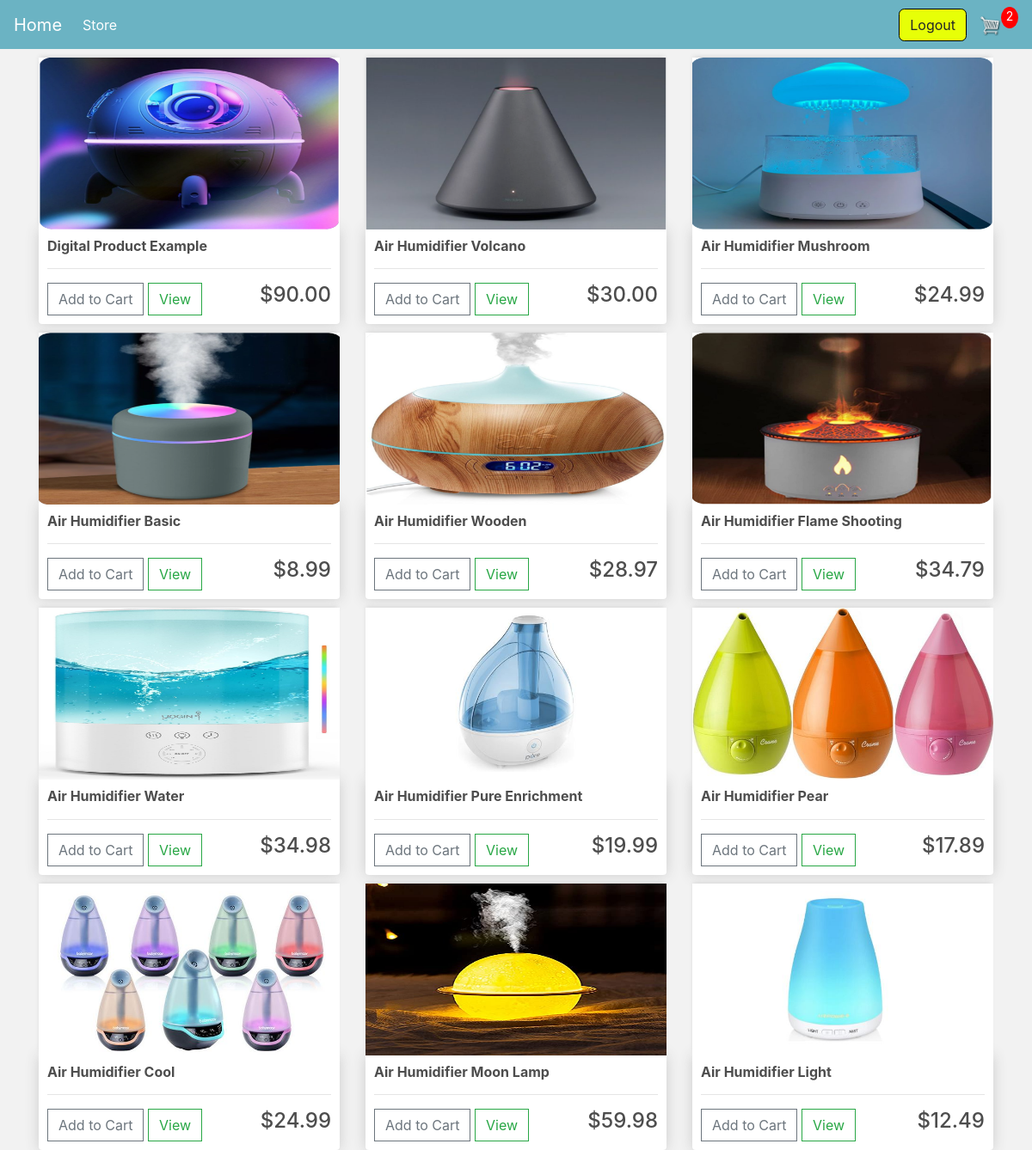
/store/ (signed in), run on the app's committed database.
### store/models.py (models this page shows, shortened)
class Order(models.Model):
    customer = models.ForeignKey(Customer, on_delete=models.SET_NULL, blank=True, null=True)
    date_ordered = models.DateTimeField(auto_now_add=True)
    complete = models.BooleanField(default=False, null = True, blank = False)
    transaction_id = models.CharField(max_length = 200, null=True)
    def get_cart_items(self):
        orderitems = self.orderitem_set.all()
        total = sum([item.quantity for item in orderitems])
        return total

class OrderItem(models.Model):
    product = models.ForeignKey(Product, on_delete=models.SET_NULL, blank=True, null=True)
    order = models.ForeignKey(Order, on_delete=models.SET_NULL, blank=True, null=True)
    quantity = models.IntegerField(default=0, null=True, blank=True)
    date_added = models.DateTimeField(auto_now_add=True)

class Product(models.Model):
    name = models.CharField(max_length=200, null=True)
    price = models.DecimalField(max_digits=8, decimal_places=2)
    digital = models.BooleanField(default=False, null = True, blank = False) # might change blank and null again
    image =  models.ImageField(null=True, blank=True)
    @property
    def imageURL(self):
        try:
            url = self.image.url
        except:
            url = ''
        return url

### store/views.py (the view)
# urls.py: path('', include ('store.urls')),
def store(request):
    data = cartData(request)
    cartItems = data['cartItems']
    products = Product.objects.all()
    context = {'products' : products, 'cartItems' : cartItems}
    return render(request, 'store/store.html', context)

### store/utils.py (called while the page is built)
def cartData(request):
    if request.user.is_authenticated :
        customer = request.user.customer
        order, created = Order.objects.get_or_create(customer=customer, complete=False)
        items = order.orderitem_set.all()
        cartItems = order.get_cart_items
    else :
        cookieData = cookieCart(request)
        cartItems = cookieData['cartItems']
        order = cookieData['order']
        items = cookieData['items']
    return {'cartItems':cartItems, 'order':order, 'items':items}

### store/templates/store/store.html
{% extends 'store/main.html' %}
{% load static %}
{% block content %}
    <div class="row">
        {% for product in products %}
        <div class="col-lg-4">
            <img class="thumbnail" src="{{product.imageURL}}">
            <div class="box-element product">
                <h6><strong>{{product.name}}</strong></h6>
                <hr>
                <button data-product="{{product.id}}" data-action="add" class="btn btn-outline-secondary add-btn update-cart">Add to Cart</button>
                {% if product.name == "Digital Product Example" %}
                    <a class="btn btn-outline-success" href="{% static '/images/space.png' %}">View</a>
                {% elif product.name == "Air Humidifier Volcano" %}
                    <a class="btn btn-outline-success" href="{% static '/images/volcano.png' %}">View</a>
                {% elif product.name == "Air Humidifier Mushroom" %}
                    <a class="btn btn-outline-success" href="{% static '/images/mushroom.png' %}">View</a>
                {% elif product.name == "Air Humidifier Basic" %}
                    <a class="btn btn-outline-success" href="{% static '/images/basic.png' %}">View</a>
                {% elif product.name == "Air Humidifier Wooden" %}
                    <a class="btn btn-outline-success" href="{% static '/images/wood.png' %}">View</a>
                {% elif product.name == "Air Humidifier Flame Shooting" %}
                    <a class="btn btn-outline-success" href="{% static '/images/flame.png' %}">View</a>
                {% elif product.name == "Air Humidifier Water" %}
                    <a class="btn btn-outline-success" href="{% static '/images/water.png' %}">View</a>
                {% elif product.name == "Air Humidifier Pure Enrichment" %}
                    <a class="btn btn-outline-success" href="{% static '/images/pure_enrichment.png' %}">View</a>
                {% elif product.name == "Air Humidifier Pear" %}
                    <a class="btn btn-outline-success" href="{% static '/images/pear.png' %}">View</a>
                {% elif product.name == "Air Humidifier Cool" %}
                    <a class="btn btn-outline-success" href="{% static '/images/cool.png' %}">View</a>
                {% elif product.name == "Air Humidifier Moon Lamp" %}
                    <a class="btn btn-outline-success" href="{% static '/images/moon_lamp.png' %}">View</a>
                {% elif product.name == "Air Humidifier Light" %}
                    <a class="btn btn-outline-success" href="{% static '/images/light.png' %}">View</a>
                {% endif %}
                <h4 style="display:inline-block;float:right;">${{product.price|floatformat:2}}</h4>
            </div>
        </div>
        {% endfor %}
    </div>
{% endblock content %}

### store/templates/store/main.html (shortened to what this page needs)
<!DOCTYPE html>
{% load static %}
<html lang="en">
<head>
	<link rel="stylesheet" href="https://stackpath.bootstrapcdn.com/bootstrap/4.4.1/css/bootstrap.min.css">
	<link rel="stylesheet" type="text/css" href="{% static 'css/main.css' %}">
</head>
<body>
    <nav class="navbar navbar-expand-lg navbar-dark bg-dark">
        <a class="navbar-brand" href="{% url 'home' %}">Home</a>
        <div class="collapse navbar-collapse" id="navbarSupportedContent">
            <ul class="navbar-nav mr-auto">
                <li class="nav-item active">
                <a class="nav-link" href="{% url 'store' %}">Store <span class="sr-only">(current)</span></a>
                </li>
            </ul>
            <div class="form-inline my-2 my-lg-0">
                {% if user.is_authenticated %}
                    <a href="{% url 'logout' %}"class="btn btn-warning animation2">Logout</a>
                {% else %}
                    <a href="{% url 'login' %}"class="btn btn-warning animation2" style="margin:0.5em">Login</a>
                    <a href="{% url 'register' %}"class="btn btn-warning animation2" style="margin:0.5em">Register</a>
                {% endif %}
                <a class="animation1" href="{% url 'cart' %}">
                    <img id="cart-icon" src="{% static 'images/cart.png' %}">
                </a>
                <p id="cart-total">{{cartItems}}</p>
            </div>
        </div>
      </nav>
    <div class="container">
        {% block content %}
        {% endblock content %}
    </div>
</body>
</html>

### static/css/main.css (style rules this page uses)
body { background-color: hsl(0, 0%, 95%); }
h1,h2,h3,h4,h5,h6 { color:hsl(0, 0%, 30%); }
.box-element { box-shadow:hsl(0, 0%, 80%) 0 0 16px; background-color: #fff; border-radius: 4px; padding: 10px; }
.thumbnail { width: 100%; height: 200px; -webkit-box-shadow: -1px -3px 5px -2px rgba(214,214,214,1); -moz-box-shadow: -1px -3px 5px -2px rgba(214,214,214,1); box-shadow: -1px -3px 5px -2px rgba(214,214,214,1); }
.product { border-radius: 0 0 4px 4px; }
.bg-dark { background-color: #6bb3c3!important; }
#cart-icon { width:25px; display: inline-block; margin-left: 15px; }
#cart-total { display: block; text-align: center; color:#fff; background-color: red; width: 20px; height: 25px; border-radius: 50%; font-size: 14px; }
.col-lg-4, .col-lg-6, .col-lg-8, .col-lg-12 { margin-top: 10px; }
.btn { border-radius: 0; }
.btn-warning { background-color: #e7ff07; border-color: #000000; border-radius: 0.4em; }
.animation1 img { transition: all 0.5s ease; }
.animation2 { transition: all 0.2s ease; }

### data on the page
Order: id.quantity "2"
Product: imageURL (picture), name "Digital Product Example", shows "View", price "90.00"
Product: imageURL (picture), name "Air Humidifier Volcano", shows "View", price "30.00"
Product: imageURL (picture), name "Air Humidifier Mushroom", shows "View", price "24.99"
Product: imageURL (picture), name "Air Humidifier Basic", shows "View", price "8.99"
Product: imageURL (picture), name "Air Humidifier Wooden", shows "View", price "28.97"
Product: imageURL (picture), name "Air Humidifier Flame Shooting", shows "View", price "34.79"
Product: imageURL (picture), name "Air Humidifier Water", shows "View", price "34.98"
Product: imageURL (picture), name "Air Humidifier Pure Enrichment", shows "View", price "19.99"
Product: imageURL (picture), name "Air Humidifier Pear", shows "View", price "17.89"
Product: imageURL (picture), name "Air Humidifier Cool", shows "View", price "24.99"
Product: imageURL (picture), name "Air Humidifier Moon Lamp", shows "View", price "59.98"
Product: imageURL (picture), name "Air Humidifier Light", shows "View", price "12.49"
